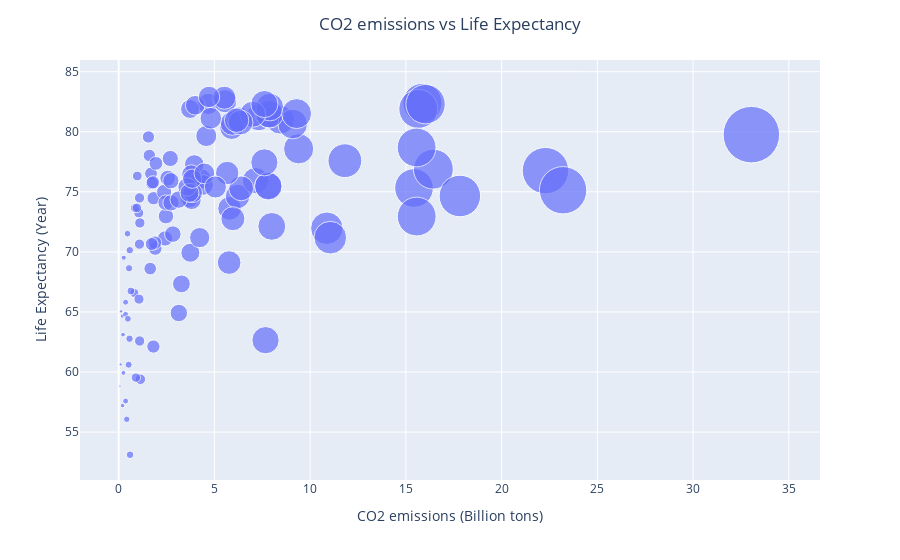

The notebook cell saved with this chart:
### Code cell
# plotly CO2 emissions vs Life Expectancy

fig = px.scatter( df, x = 'CO2 emissions (Billion tons)', y = 'Life Expectancy (Year)', hover_name = 'Country', size = 'CO2 emissions (Billion tons)', log_x=False, size_max=40)
fig.update_layout(title_text = 'CO2 emissions vs Life Expectancy', title_x=0.5)
fig.show()

### Figure 1 — Plotly figure (JSON) as saved in the notebook; plotly's stock layout.template omitted (floating-point values rounded to 4 significant figures)
{"data": [{"hovertemplate": "<b>%{hovertext}</b><br><br>CO2 emissions (Billion tons)=%{marker.size}<br>Life Expectancy (Year)=%{y}<extra></extra>", "hovertext": ["Albania", "Algeria", "Angola", "Argentina", "Armenia", "Australia", "Austria", "Bahrain", "Bangladesh", "Belarus", "Belgium", "Benin", "Bolivia", "Botswana", "Brazil", "Brunei Darussalam", "Bulgaria", "Cambodia", "Cameroon", "Canada", "Chile", "China", "Colombia", "Congo Dem. Rep.", "Congo Rep.", "Costa Rica", "Cote d'Ivoire", "Croatia", "Cyprus", "Czechia", "Denmark", "Ecuador", "Egypt", "El Salvador", "Eritrea", "Estonia", "Ethiopia", "Finland", "France", "Gabon", "Georgia", "Germany", "Ghana", "Greece", "Guatemala", "Honduras", "Hungary", "India", "Indonesia", "Iran", "Iraq", "Ireland", "Israel", "Italy", "Jamaica", "Jordan", "Kazakhstan", "Kenya", "Kuwait", "Kyrgyz Republic", "Latvia", "Libya", "Lithuania", "Luxembourg", "Malaysia", "Malta", "Mauritius", "Mexico", "Moldova", "Mongolia", "Montenegro", "Morocco", "Mozambique", "Myanmar", "Namibia", "Nepal", "Netherlands", "New Zealand", "Nicaragua", "Niger", "Nigeria", "North Macedonia", "Norway", "Oman", "Pakistan", "Panama", "Paraguay", "Peru", "Philippines", "Poland", "Portugal", "Qatar", "Romania", "Russian Federation", "Saudi Arabia", "Senegal", "Serbia", "Slovak Republic", "Slovenia", "South Africa", "Spain", "Sri Lanka", "Sudan", "Sweden", "Switzerland", "Tajikistan", "Tanzania", "Thailand", "Togo", "Trinidad and Tobago", "Tunisia", "Turkiye", "Ukraine", "United Kingdom", "United States", "Uruguay", "Vietnam", "Venezuela", "Yemen", "Zimbabwe"], "legendgroup": "", "marker": {"color": "#636efa", "size": [1.604, 3.933, 1.135, 4.302, 1.825, 15.86, 7.317, 22.29, 0.462, 5.794, 8.438, 0.521, 1.91, 3.277, 2.374, 15.42, 6.208, 0.5431, 0.3631, 15.65, 4.576, 7.146, 1.688, 0.06968, 1.096, 1.555, 0.4224, 3.949, 5.9, 9.401, 5.929, 2.561, 2.423, 1.107, 0.1944, 11.81, 0.1278, 7.815, 4.678, 3.142, 2.47, 9.087, 0.5666, 6.285, 1.05, 1.09, 4.407, 1.647, 1.891, 7.814, 3.744, 7.882, 7.893, 5.563, 2.452, 2.731, 10.87, 0.3595, 23.21, 1.724, 3.702, 7.997, 3.811, 16.03, 7.814, 3.73, 3.136, 3.87, 2.829, 5.77, 3.793, 1.743, 0.2041, 0.3614, 1.814, 0.2661, 9.292, 7.003, 0.8468, 0.1055, 0.5949, 3.579, 7.611, 16.43, 0.823, 2.696, 0.9523, 1.79, 1.087, 7.61, 4.813, 33.04, 3.7, 11.05, 17.82, 0.6372, 6.397, 5.669, 6.368, 7.67, 5.518, 0.9709, 0.4809, 3.999, 4.72, 0.5796, 0.2271, 3.842, 0.2499, 15.57, 2.726, 4.477, 4.232, 6.159, 15.56, 1.946, 5.052, 5.966, 1.062, 0.8998], "sizemode": "area", "sizeref": 0.02065, "symbol": "circle"}, "mode": "markers", "name": "", "orientation": "v", "showlegend": false, "type": "scatter", "x": [1.604, 3.933, 1.135, 4.302, 1.825, 15.86, 7.317, 22.29, 0.462, 5.794, 8.438, 0.521, 1.91, 3.277, 2.374, 15.42, 6.208, 0.5431, 0.3631, 15.65, 4.576, 7.146, 1.688, 0.06968, 1.096, 1.555, 0.4224, 3.949, 5.9, 9.401, 5.929, 2.561, 2.423, 1.107, 0.1944, 11.81, 0.1278, 7.815, 4.678, 3.142, 2.47, 9.087, 0.5666, 6.285, 1.05, 1.09, 4.407, 1.647, 1.891, 7.814, 3.744, 7.882, 7.893, 5.563, 2.452, 2.731, 10.87, 0.3595, 23.21, 1.724, 3.702, 7.997, 3.811, 16.03, 7.814, 3.73, 3.136, 3.87, 2.829, 5.77, 3.793, 1.743, 0.2041, 0.3614, 1.814, 0.2661, 9.292, 7.003, 0.8468, 0.1055, 0.5949, 3.579, 7.611, 16.43, 0.823, 2.696, 0.9523, 1.79, 1.087, 7.61, 4.813, 33.04, 3.7, 11.05, 17.82, 0.6372, 6.397, 5.669, 6.368, 7.67, 5.518, 0.9709, 0.4809, 3.999, 4.72, 0.5796, 0.2271, 3.842, 0.2499, 15.57, 2.726, 4.477, 4.232, 6.159, 15.56, 1.946, 5.052, 5.966, 1.062, 0.8998], "xaxis": "x", "y": [78.03, 76.09, 59.4, 76.07, 74.47, 82.4, 81.19, 76.76, 71.51, 73.62, 80.99, 60.61, 70.28, 67.34, 74.99, 75.32, 74.61, 68.64, 57.58, 81.9, 79.65, 75.93, 76.53, 58.83, 62.58, 79.56, 56.06, 77.28, 80.35, 78.58, 80.7, 76.14, 71.12, 72.41, 64.66, 77.59, 65.05, 81.48, 82.32, 64.91, 72.97, 80.64, 62.77, 81.04, 73.25, 74.5, 75.57, 68.61, 70.77, 75.5, 69.93, 81.45, 82.05, 82.54, 74.1, 74.08, 71.97, 64.8, 75.13, 70.65, 74.48, 72.12, 74.32, 82.29, 75.46, 81.9, 74.35, 74.9, 71.48, 69.11, 76.45, 75.73, 57.21, 65.81, 62.12, 69.52, 81.51, 81.46, 73.65, 60.63, 53.11, 75.4, 82.3, 76.89, 66.58, 77.78, 73.66, 75.79, 70.64, 77.45, 81.12, 79.76, 74.91, 71.18, 74.65, 66.75, 75.29, 76.56, 80.78, 62.65, 82.83, 76.32, 64.43, 82.2, 82.9, 70.14, 63.11, 76.09, 59.93, 72.94, 75.92, 76.53, 71.19, 80.96, 78.69, 77.37, 75.4, 72.76, 66.07, 59.53], "yaxis": "y"}], "layout": {"legend": {"itemsizing": "constant", "tracegroupgap": 0}, "margin": {"t": 60}, "title": {"text": "CO2 emissions vs Life Expectancy", "x": 0.5}, "xaxis": {"anchor": "y", "domain": [0, 1], "title": {"text": "CO2 emissions (Billion tons)"}}, "yaxis": {"anchor": "x", "domain": [0, 1], "title": {"text": "Life Expectancy (Year)"}}}}
